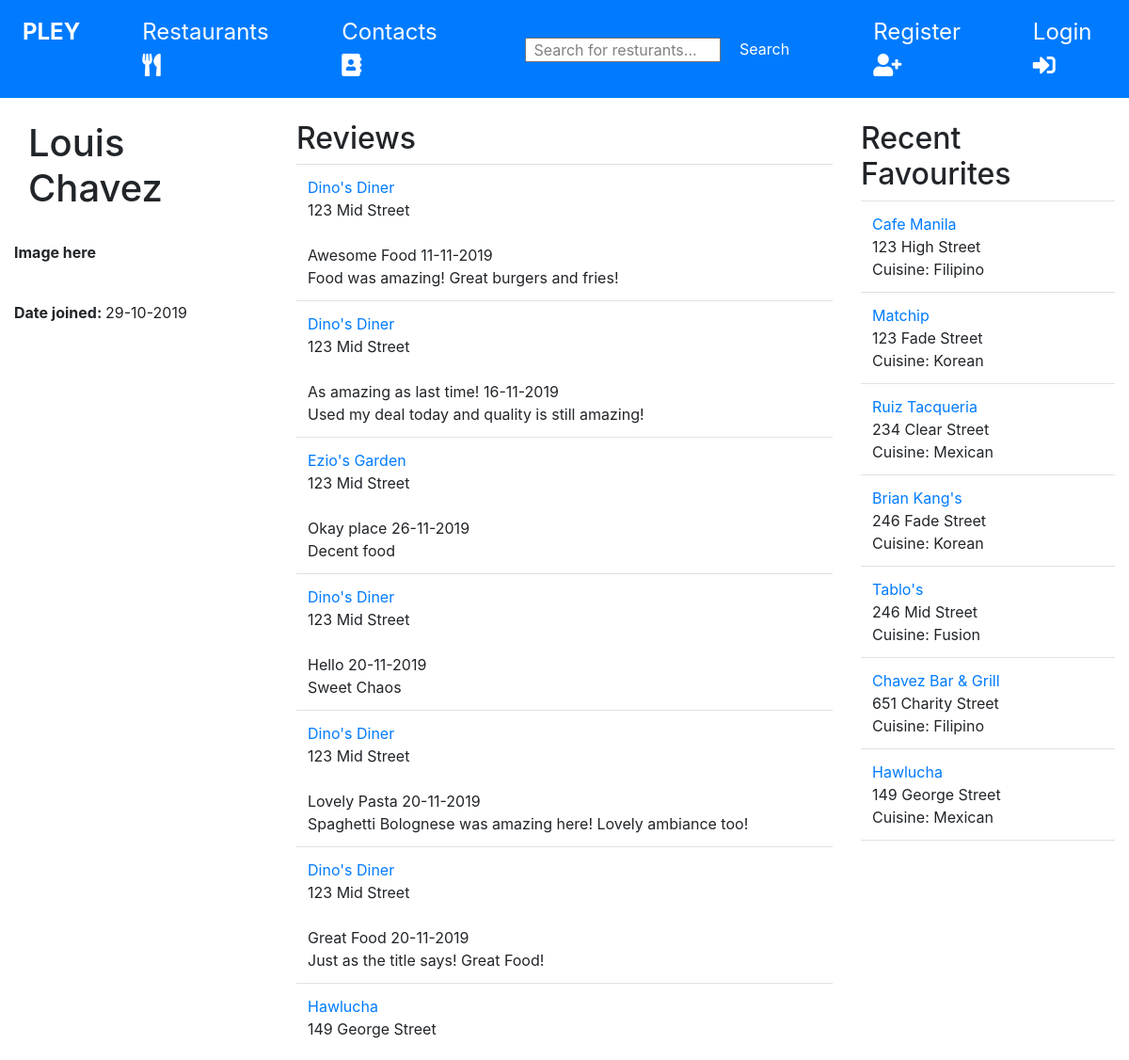
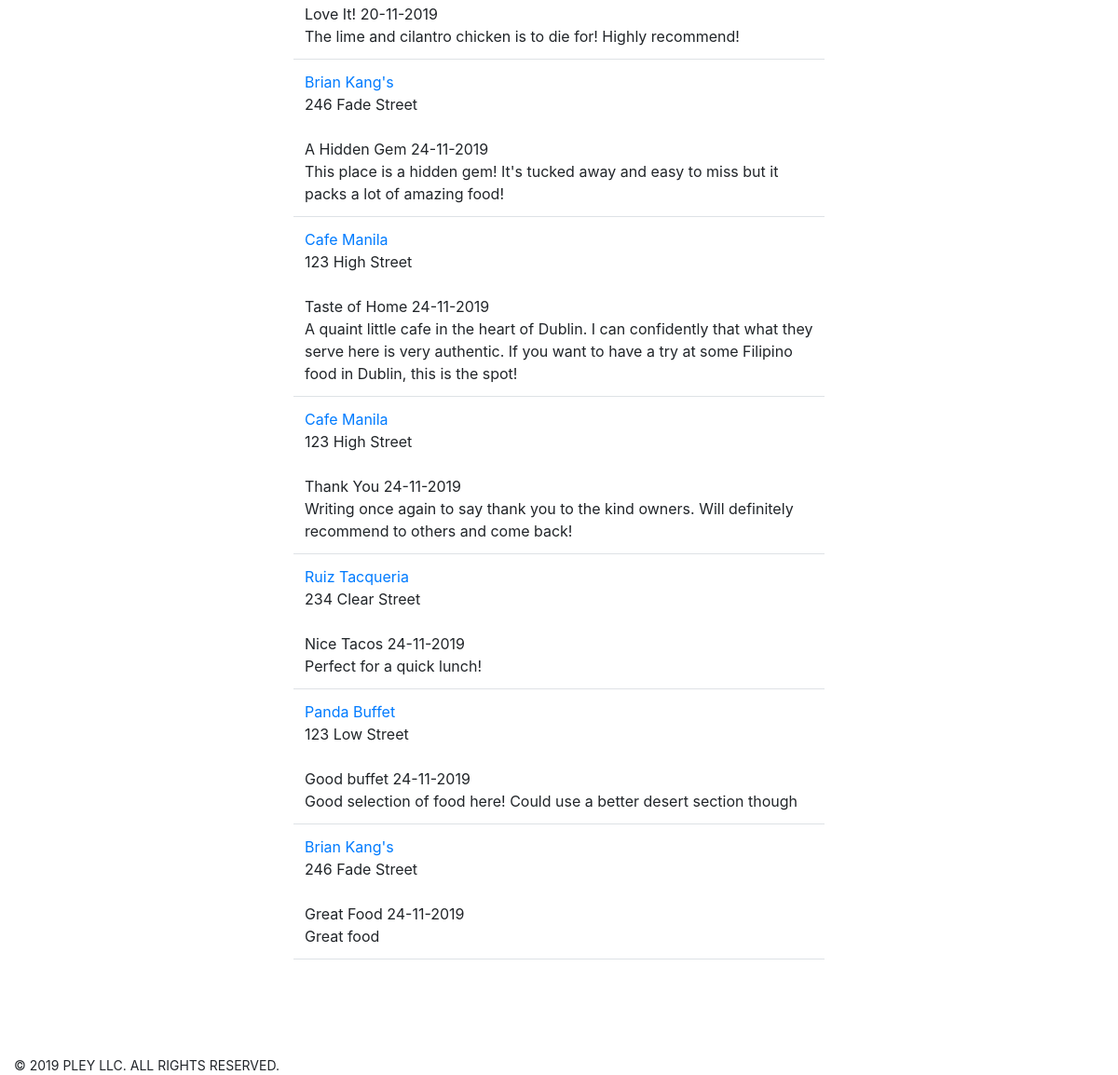
/view_uprofile.php?usrid=lchavez, run on the app's committed database (2 pictures, top to bottom).
### tables this page shows
CREATE TABLE `users` (
  `username` varchar(13) NOT NULL,
  `password` varchar(13) NOT NULL,
  `name` varchar(25) NOT NULL,
  `date_joined` date NOT NULL,
  `city` varchar(30) NOT NULL,
  `country` varchar(30) NOT NULL,
  `email` varchar(30) NOT NULL,
  `security_q` varchar(140) NOT NULL,
  `security_ans` varchar(140) NOT NULL,
  `user_pic` varchar(30) DEFAULT NULL
);

CREATE TABLE `reviews` (
  `review_id` int(11) NOT NULL,
  `username` varchar(13) NOT NULL,
  `restaurant_id` varchar(6) NOT NULL,
  `title` varchar(50) NOT NULL,
  `description` varchar(280) NOT NULL,
  `rev_date` date NOT NULL
);

CREATE TABLE `restaurant` (
  `restaurant_id` varchar(6) NOT NULL,
  `res_name` varchar(25) NOT NULL,
  `phone` varchar(13) NOT NULL,
  `address` varchar(60) NOT NULL,
  `city` varchar(25) NOT NULL,
  `country` varchar(25) NOT NULL,
  `cuisine` varchar(20) NOT NULL,
  `reservation` char(1) NOT NULL DEFAULT 'N',
  `website` varchar(30) DEFAULT NULL,
  `res_image` varchar(30) NOT NULL
);

### data_clean.php (called while the page is built)
<?php
function clean_data($entered)
{
    $entered = trim($entered);
    $entered = stripslashes($entered);
    $entered = htmlspecialchars($entered);
    return $entered;
}
?>

### view_uprofile.php (the view, shortened to what this page needs)
<!DOCTYPE html>
<html lang="en">
<head>
    <link rel="stylesheet" href="https://maxcdn.bootstrapcdn.com/bootstrap/4.3.1/css/bootstrap.min.css">
    <link rel="stylesheet" href="https://use.fontawesome.com/releases/v5.7.0/css/all.css">
    <link rel="stylesheet" href="restaurant.css">
</head>
<body>
<nav class="navbar navbar-expand-sm bg-primary navbar-dark">
    <ul class="navbar-nav mr-auto">
        <li class="nav-item title active">
            <a class="nav-link" href="home.php">PLEY</a>
        </li>
        <li class="nav-item tab">
            <a class="nav-link nav-tab-color" href="cat_restaurants.php">Restaurants
			<i class="fas fa-utensils nav-color"></i>
			</a>
        </li>
        <li class="nav-item tab">
            <a class="nav-link nav-tab-color" href="contacts.php">Contacts
			<i class="fas fa-address-book nav-color"></i>
			</a>
        </li>
    </ul>
    <ul class="navbar-nav mr-auto">
                <li class="nav-item tab">
                    <form id='search-main' name='search-main' action='search_restaurant.php' method='GET'>
                    <input type='text' class='navSearch' id='res_sw' name='res_sw' placeholder='Search for resturants...'>
                    <input type="submit" class="btn btn-primary searchButton" name="search_res" value="Search">
                    </form>
                </li>
            </ul>
    <ul class="navbar-nav">
        <li class="nav-item tab">
            <a class="nav-color" href="my_profile.php" id="profile-register">Your Profile</a>
			<i class="fas fa-user-alt nav-color" id="profile-register-icon"></i>
        </li>
        <li class="nav-item tab">
			<a class="nav-color" href="logout.php" id="log">Logout</a>
			<i class="fas fa-sign-in-alt nav-color"></i>
        </li>
    </ul>
</nav>
<div class="container-fluid">
    <div class="row" id="profile">
        <div class="col-sm-3">
            <article>
                <?php
                    require_once "db.php";
                    require_once "data_clean.php";
                    $username = clean_data($_GET['usrid']);
                    $username = mysqli_real_escape_string($conn, $username);
                    $sql = "select * from users where username = '$username'";
                    $query = mysqli_query($conn, $sql);
                    if($query == TRUE)
                    {
                        $row = mysqli_fetch_assoc($query);
                        $newdate = date("d-m-Y", strtotime($row['date_joined']));
                        echo "<br><h1>" . $row['name'] ."</h1>";
                        echo "<br>";
                        echo "<p><span style='font-weight: bold'>Image here</span></p>";
                        echo "<br>";
                        echo "<p><span style='font-weight: bold'>Date joined: </span>" . $newdate . "</p>";
                        echo "<br>";
                    }
                ?>
            </article>
        </div>
        <div class="col-sm-6">
            <article><br>
            <h2>Reviews</h2>
            <?php
                require "db.php";
                $sql = "SELECT restaurant_id, restaurant.address, res_name, title, description, rev_date FROM restaurant
                join reviews USING(restaurant_id)
                join users USING(username)
                where (reviews.username = '$username')";
                $query = mysqli_query($conn, $sql);
                $num = mysqli_num_rows($query);
                if($num > 0)
                {
                    echo "<table class='table'>";
                    while($row = mysqli_fetch_assoc($query))
                    {
                        $review_date = date("d-m-Y", strtotime($row['rev_date']));
                        echo "<tr><td>";
                        echo "<a href='http://localhost/WebDev2/view_restaurant.php?resid=" . $row['restaurant_id'] . "'>" . $row['res_name'] . "</a>";
                        echo "<br>" . $row['address'] . "<br>";
                        echo "<br>" . $row['title'] . " " . $review_date . "<br>";
                        echo  $row['description'] . "<br>";
                        echo "</td></tr>";
                    }
                    echo "<tr><td></td></tr>";
                    echo "</table>";
                }
                ?>
            </article>
        </div>
        <div class="col-sm-3">
        <article>
                <br><h2>Recent Favourites</h2>
                <?php
                    $sql = "SELECT restaurant_id, res_name, restaurant.address, cuisine FROM restaurant
                    join favourites USING(restaurant_id)
                    join users USING(username)
                    where restaurant.restaurant_id = favourites.restaurant_id AND favourites.username = '$username'";
                    $query = mysqli_query($conn, $sql);
                    $num = mysqli_num_rows($query);
                    if($num > 0)
                    {
                        echo "<table class='table'>";
                        while($row = mysqli_fetch_assoc($query))
                        {
                            echo "<tr><td><a href='http://localhost/WebDev2/view_restaurant.php?resid=" . $row['restaurant_id'] . "'>";
                            echo  $row['res_name'] . "</a><br>";
                            echo  $row['address'] . "<br>";
                            echo  "Cuisine: " .$row['cuisine'] . "<br>";
                            echo "</td></tr>";
                        }
                        echo "<tr><td></td></tr>";
                        echo "</table>";
                    }
                ?>
        </article>
        </div>
    </div>
</div>
</body>
<footer>
<br><br><br>
<bold>© 2019 PLEY LLC. ALL RIGHTS RESERVED.</bold>
</footer>
</html>

### restaurant.css (style rules this page uses)
li.tab { padding-left: 50px; font-size: 24px; }
li.title { font-size: 24px; font-weight: bold; }
form { padding-left: 20px; }
.tab { float: right; }
.nav-color { color: white !important; }
.nav-tab-color { color: white !important; }
h1 { padding-left: 15px; }
footer { padding-left: 15px; font-size: 14px; }
article { height: 100%; }
input.navSearch { width: 65%; height: 5%; }
input.navSearch::placeholder { color: grey; text-align: left; font-size: 16px; padding-left: 5px; }
input.navSearch[type="text"] { font-size: 16px; }

### data on the page
users: name "Louis Chavez", date_joined "29-10-2019"
reviews: restaurant.res_name "Dino's Diner", restaurant.address "123 Mid Street", title "Awesome Food", rev_date "11-11-2019", description "Food was amazing! Great burgers and fries!"
reviews: restaurant.res_name "Dino's Diner", restaurant.address "123 Mid Street", title "As amazing as last time!", rev_date "16-11-2019", description "Used my deal today and quality is still amazing!"
reviews: restaurant.res_name "Ezio's Garden", restaurant.address "123 Mid Street", title "Okay place", rev_date "26-11-2019", description "Decent food"
reviews: restaurant.res_name "Dino's Diner", restaurant.address "123 Mid Street", title "Hello", rev_date "20-11-2019", description "Sweet Chaos"
reviews: restaurant.res_name "Dino's Diner", restaurant.address "123 Mid Street", title "Lovely Pasta", rev_date "20-11-2019", description "Spaghetti Bolognese was amazing here! Lovely ambiance too!"
reviews: restaurant.res_name "Dino's Diner", restaurant.address "123 Mid Street", title "Great Food", rev_date "20-11-2019", description "Just as the title says! Great Food!"
reviews: restaurant.res_name "Hawlucha", restaurant.address "149 George Street", title "Love It!", rev_date "20-11-2019", description "The lime and cilantro chicken is to die for! Highly recommend!"
reviews: restaurant.res_name "Brian Kang's", restaurant.address "246 Fade Street", title "A Hidden Gem", rev_date "24-11-2019", description "This place is a hidden gem! It's tucked away and easy to miss but it packs a lot of amazing food!"
reviews: restaurant.res_name "Cafe Manila", restaurant.address "123 High Street", title "Taste of Home", rev_date "24-11-2019", description "A quaint little cafe in the heart of Dublin. I can confidently that what they serve here is very authentic. If you want to have a try at some Filipino food in Dublin, this is the spot!"
reviews: restaurant.res_name "Cafe Manila", restaurant.address "123 High Street", title "Thank You", rev_date "24-11-2019", description "Writing once again to say thank you to the kind owners. Will definitely recommend to others and come back!"
reviews: restaurant.res_name "Ruiz Tacqueria", restaurant.address "234 Clear Street", title "Nice Tacos", rev_date "24-11-2019", description "Perfect for a quick lunch!"
reviews: restaurant.res_name "Panda Buffet", restaurant.address "123 Low Street", title "Good buffet", rev_date "24-11-2019", description "Good selection of food here! Could use a better desert section though"
reviews: restaurant.res_name "Brian Kang's", restaurant.address "246 Fade Street", title "Great Food", rev_date "24-11-2019", description "Great food"
restaurant: res_name "Cafe Manila", address "123 High Street", cuisine "Filipino"
restaurant: res_name "Matchip", address "123 Fade Street", cuisine "Korean"
restaurant: res_name "Ruiz Tacqueria", address "234 Clear Street", cuisine "Mexican"
restaurant: res_name "Brian Kang's", address "246 Fade Street", cuisine "Korean"
restaurant: res_name "Tablo's", address "246 Mid Street", cuisine "Fusion"
restaurant: res_name "Chavez Bar & Grill", address "651 Charity Street", cuisine "Filipino"
restaurant: res_name "Hawlucha", address "149 George Street", cuisine "Mexican"
